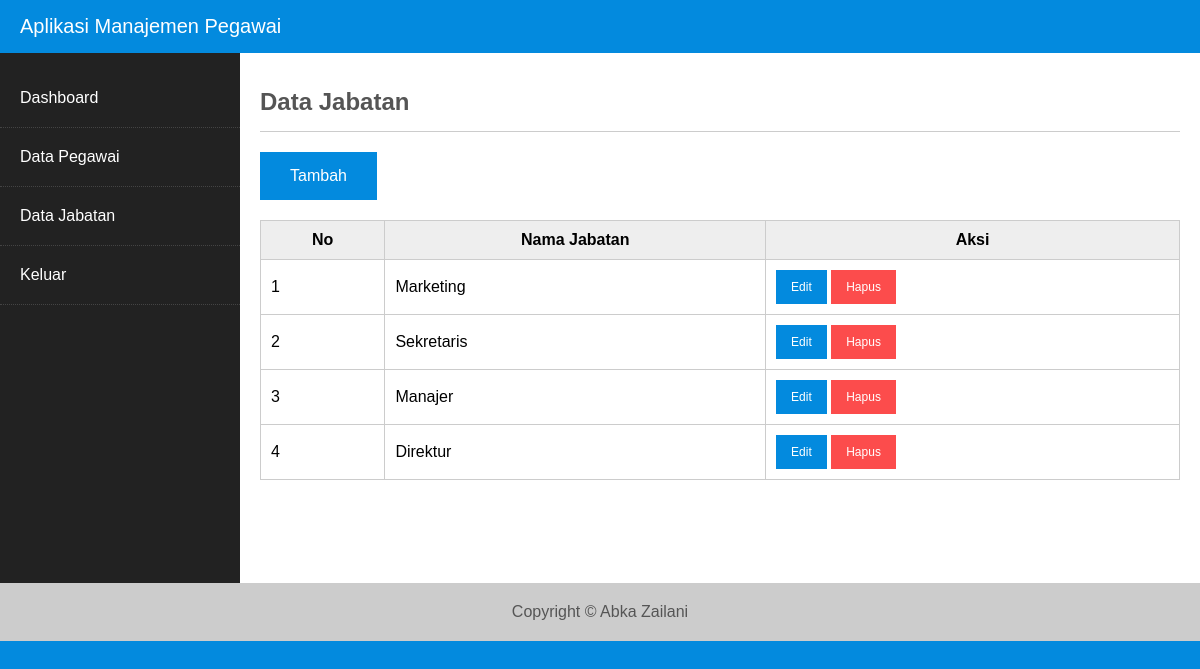
/index.php?hal=jabatan (signed in), run on the app's committed database.
### tables this page shows
CREATE TABLE `jabatan` (
  `id_jabatan` int(5) NOT NULL,
  `nama_jabatan` varchar(50) NOT NULL
);

### content/jabatan.php (the view, shortened to what this page needs)
<h2 class="judul">Data Jabatan</h2>
<a class="tombol" href="?hal=jabatan_tambah">Tambah</a>
<table class="table">
   <thead>
      <tr>
         <th>No</th>
         <th>Nama Jabatan</th>
         <th>Aksi</th>
      </tr>
   </thead>
   <tbody>
<?php
   $query = mysqli_query($con, "SELECT * FROM jabatan ORDER BY id_jabatan DESC");
   $no = 0;
   while($data = mysqli_fetch_array($query)){
      $no++;
?>
      <tr>
         <td><?= $no ?></td>
         <td><?= $data['nama_jabatan'] ?></td>
         <td>
            <a class="tombol edit" href="?hal=jabatan_edit&id=<?= $data['id_jabatan'] ?>"> Edit </a>
            <a class="tombol hapus" href="?hal=jabatan_hapus&id=<?= $data['id_jabatan'] ?>"> Hapus </a>
         </td>
     </tr>
<?php
   }
?>
   </tbody>
</table>

### konten.php (shortened to what this page needs)
<?php
   $halaman = array("dashboard",
      "pegawai", "pegawai_tambah", "pegawai_insert",
      "pegawai_edit", "pegawai_update", "pegawai_hapus",
      "jabatan", "jabatan_tambah", "jabatan_insert",
      "jabatan_edit", "jabatan_update", "jabatan_hapus");
   if(isset($_GET['hal'])) $hal = $_GET['hal'];
   else $hal = "dashboard";
   foreach($halaman as $h){
      if($hal == $h){
         include "content/$h.php";
         break;
      }
   }
?>

### css/style.css (style rules this page uses)
* { box-sizing: border-box; }
body { font-family: Arial; margin: 0; background: #038ade; }
.judul { color: #555; border-bottom: 1px solid #ccc; padding-bottom: 15px; }
.table { width: 100%; margin-top: 20px; border-collapse: collapse; }
.table th, .table td { border: 1px solid #ccc; padding: 10px; }
.table th { background: #eee; }
.tombol { display: inline-block; max-width: 150px; padding: 15px 30px; color: #fff; text-decoration: none; background: #038ade; cursor: pointer; }
.tombol.edit, .tombol.hapus { padding: 10px 15px; font-size: 12px; }
.tombol.hapus { background: #fc4c4c; }

### data on the page
jabatan: nama_jabatan "Marketing"
jabatan: nama_jabatan "Sekretaris"
jabatan: nama_jabatan "Manajer"
jabatan: nama_jabatan "Direktur"
